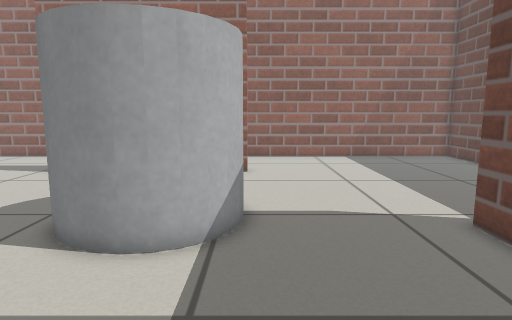
view 1 (above)

20 first-person views from a walk through a world built for the Gazebo simulator. The camera is 0.59 m above the floor, tilts 8° down and sees 75° across. The floor is counted in squares, 0.2 m on a side. Each view is taken from the middle of a square. On the plan, view 1 faces up. The plan holds only what a view shows up to about 20 squares ahead; the rest is blank.

view 2
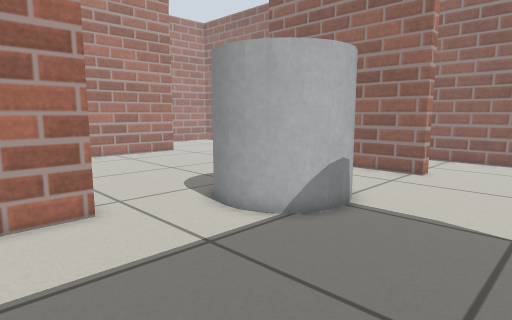

view 3
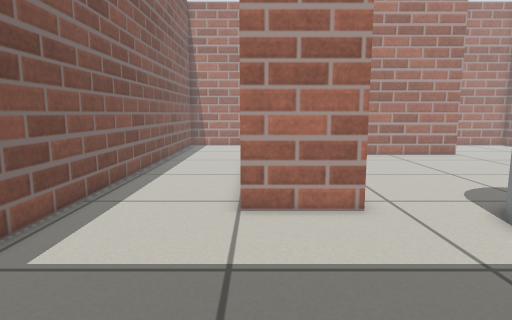

view 4
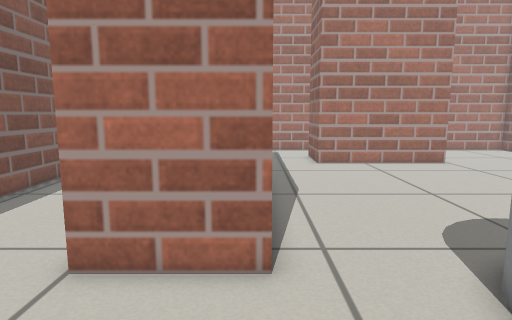

view 5
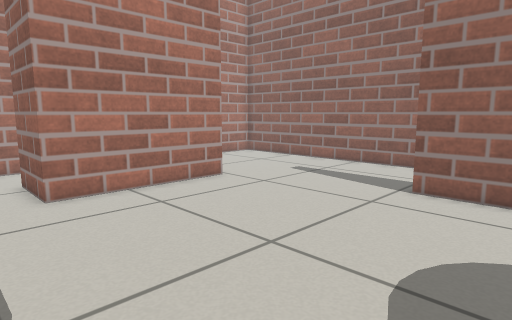

view 6
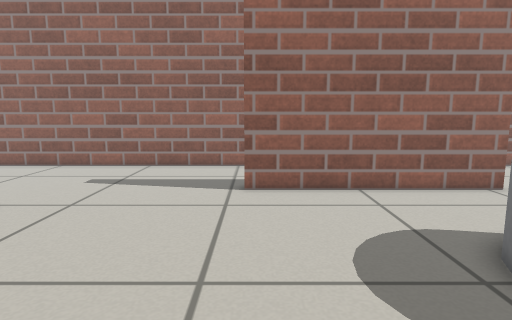

view 7
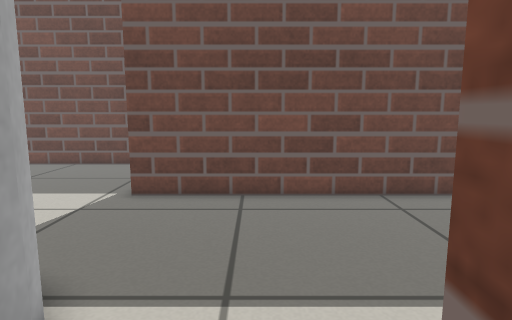

view 8
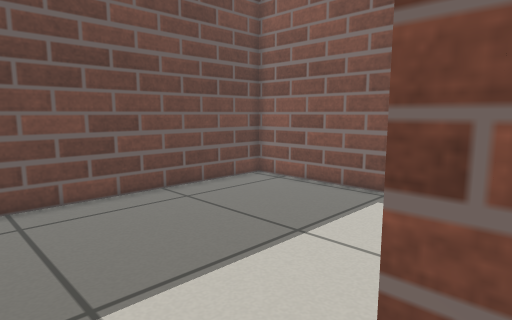

view 9
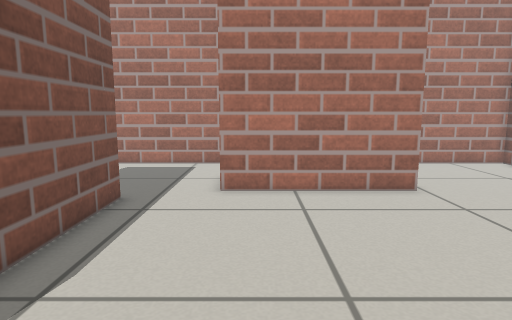

view 10
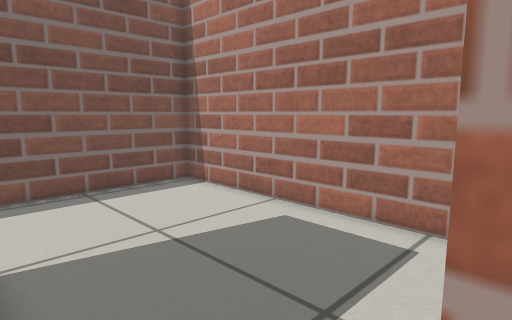

view 11
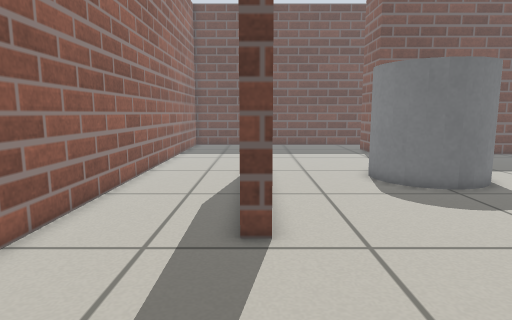

view 12
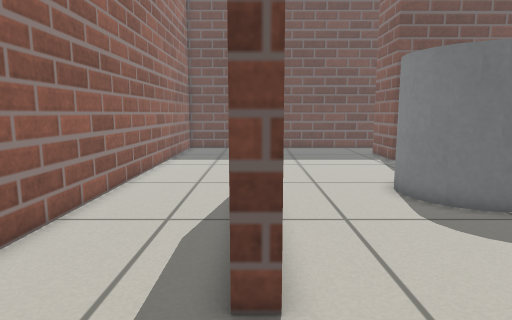

view 13
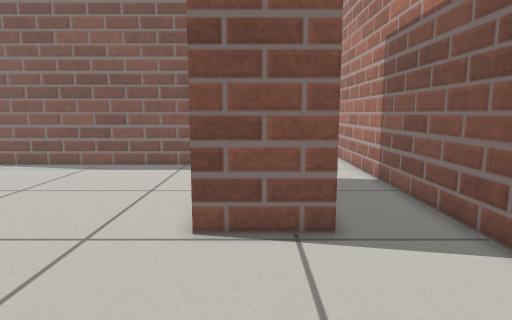

view 14
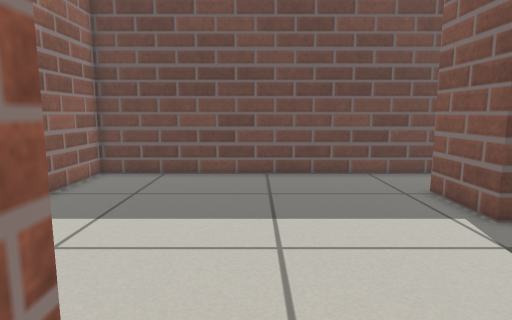

view 15
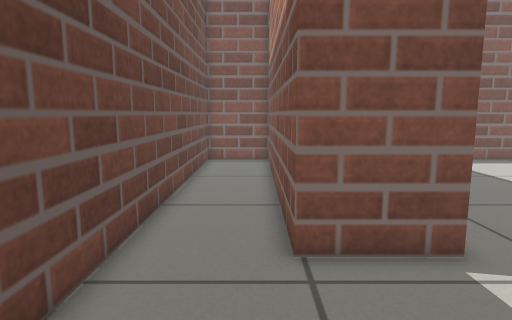

view 16
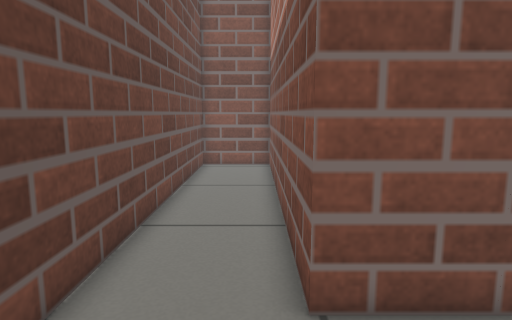

view 17
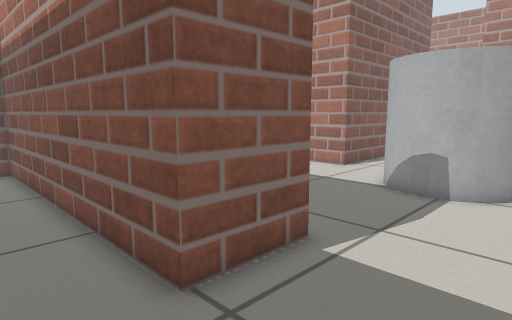

view 18
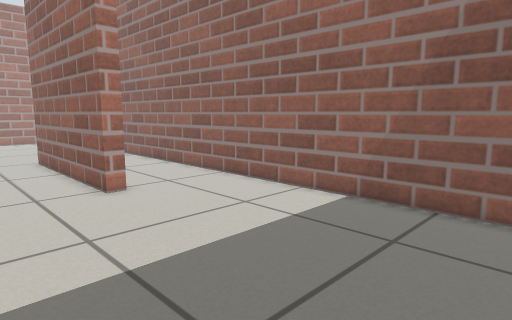

view 19
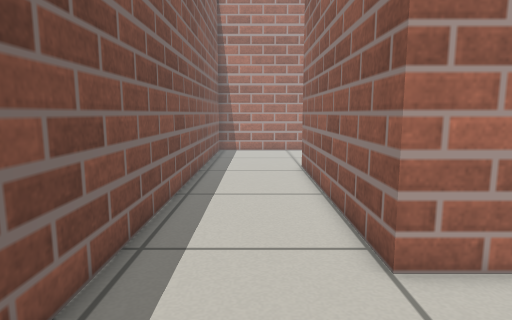

view 20
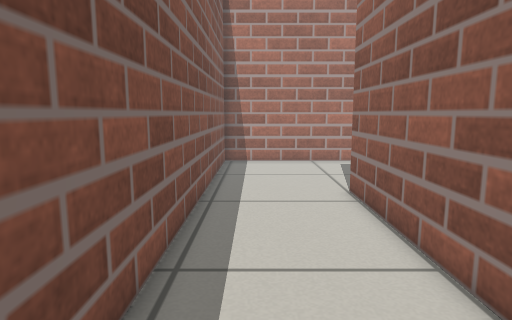

### Floor plan
Key: @ floor where view 1 was taken; # wall or solid block; . floor; C grey cylinder.
Columns run from 26 left of view 1 to 13 right of it. Each row starts with its distance up from view 1.
 23 ########################################
 22 #......................................#
 21 #......................................#
 20 #......................................#
 19 #......................................#
 18 #......................................#
 17   ..............##########.............#
 16  ......................................#
 15 #......................................#
 14 #...####...............................#
 13 #...   #...............................#
 12 #...   #...............................#
 11 #...   #..............CCCC.............#
 10 #...   #.............C   C.............#
  9 #...   #.............C   C.............#
  8 #..    #.............C   C......####...#
  7 #...####..............CCC.......#  #...#
  6 #...............................#  #...#
  5 #...............................#  #...#
  4 #...............................#  #...#
  3 #........#############..........#  #...#
  2 #........            #..........#  #...#
  1 #........            #..........#  #...#
  0 #........#############....@.....#  #...#
 -1 #...............................#  #...#
 -2 #...............................#  #...#
 -3 #...............................#  #...#
 -4 #...............................#  #...#
 -5 #...............................#  #...#
 -6 #################################  #####

Positions as (right, up) in squares from view 1, and headings:
1: (0, 0), facing up
2: (5, 0), facing up-left
3: (5, 0), facing left
4: (1, 3), facing left
5: (-6, 4), facing up-left
6: (-10, 4), facing up
7: (-6, 4), facing right
8: (-6, 6), facing down-right
9: (-6, 8), facing left
10: (-17, 7), facing down-left
11: (-18, 17), facing right
12: (-15, 17), facing right
13: (-20, 22), facing down
14: (-3, 15), facing right
15: (10, 15), facing down
16: (10, 13), facing down
17: (12, 13), facing down-left
18: (12, 12), facing up-left
19: (1, -3), facing left
20: (-5, -4), facing left
